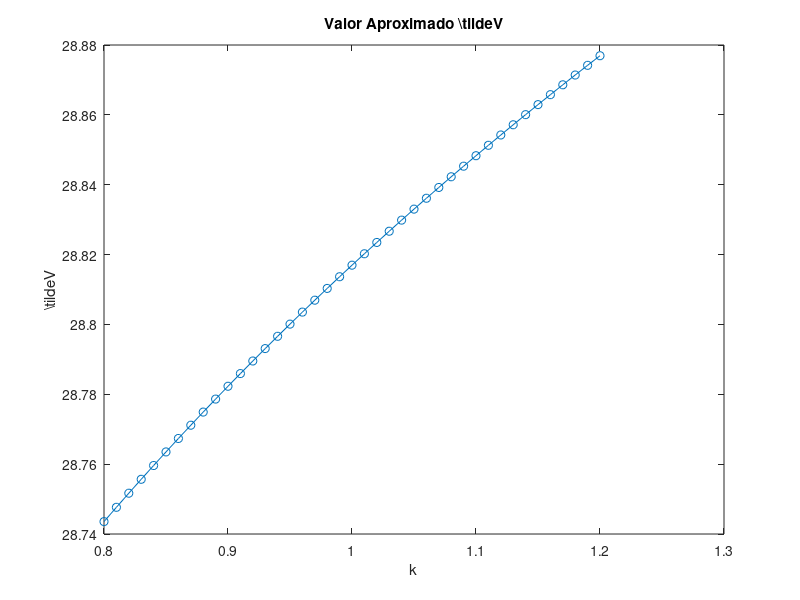
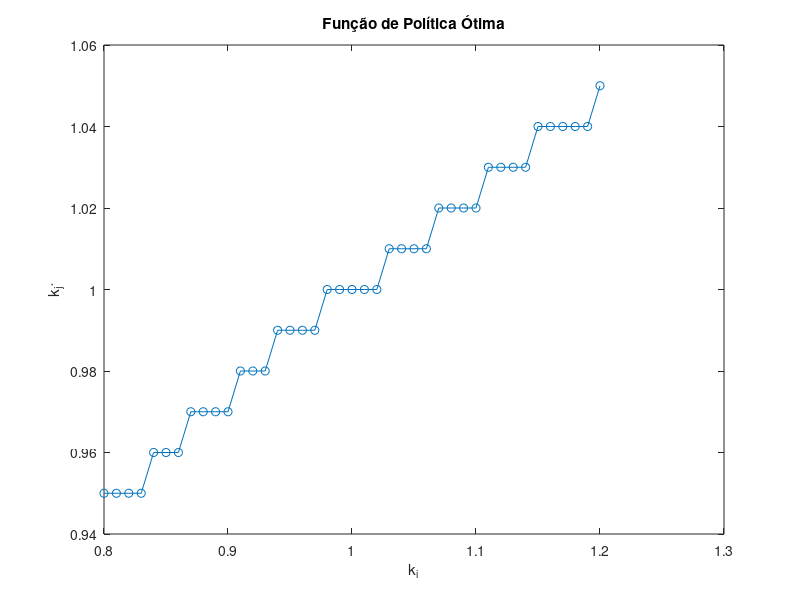
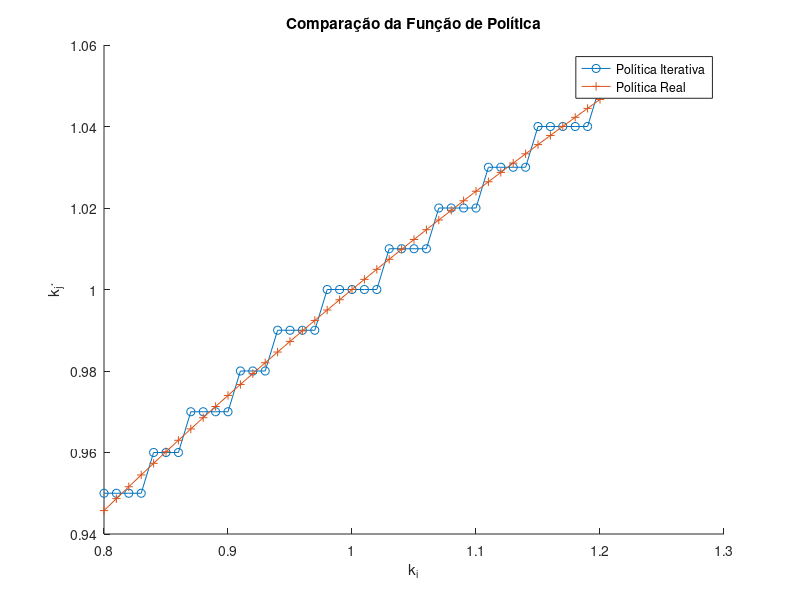

Reproduce these figures in MATLAB, in order.
%%%%%%%%%%%%
% Macroeconomia II
% Lista 2
% Questão 1
% João Victor Batista Lopes, CAEN/UFC
%%%%%%%%%%%%

%% item ii
% Parâmetros
beta = 0.96;
alpha = 0.25;
kappa = 0.01;
n = 41;
k1 = 0.8;
kn = 1.2;
A = (alpha * beta)^(-1);

% Matriz de utilidade U
k = linspace(k1, kn, n);
U = zeros(n, n);

for i = 1:n
    for j = 1:n
        U(i, j) = log(A * k(i)^alpha - k(j));
    end
end

% Vetor tildeV inicial (pode ser inicializado com zeros)
tildeV = zeros(n, 1);

% Iterações
num_iterations = 1000;

for l = 1:num_iterations
    % Computar matriz W^(l+1)
    ones_vector = ones(n, 1);
    tildeV_transposed = tildeV';
    W = U + beta * kron(ones_vector, tildeV_transposed);
    
    % Atualizar tildeV^(l+1)
    tildeV_new = max(W, [], 2);
    
    % Condição de convergência
    if max(abs(tildeV_new - tildeV)) < 1e-6
        break;
    end
    
    tildeV = tildeV_new;
end

% Plotagem dos resultados
figure;
plot(k, tildeV, '-o');
xlabel('k');
ylabel('\tilde{V}');
title('Valor Aproximado \tilde{V}');

%% item iii
% Vetor \tilde{V}*
tildeV_star = tildeV;

% Computar matriz de política P
P = zeros(n, n);

for i = 1:n
    [~, j_star] = max(U(i, :) + beta * tildeV_star');
    P(i, j_star) = 1;
end

% Teste da política multiplicando pelo vetor de capital atual
k_j_star = P * k';

%% item 2
% Plotagem dos resultados
figure;
plot(k, k_j_star, '-o');
xlabel('k_i');
ylabel('k_{j^*}');
title('Função de Política Ótima');

% Função de política real
k_real_policy = alpha * beta * A * k.^alpha;

% Plotagem dos resultados
figure;
hold on;

% Gráfico da função de política obtida pela iteração de valor
plot(k, k_j_star, '-o', 'DisplayName', 'Política Iterativa');

% Gráfico da função de política real
plot(k, k_real_policy, '-+', 'DisplayName', 'Política Real');

xlabel('k_i');
ylabel('k_{j^*}');
title('Comparação da Função de Política');
legend('show');

hold off;